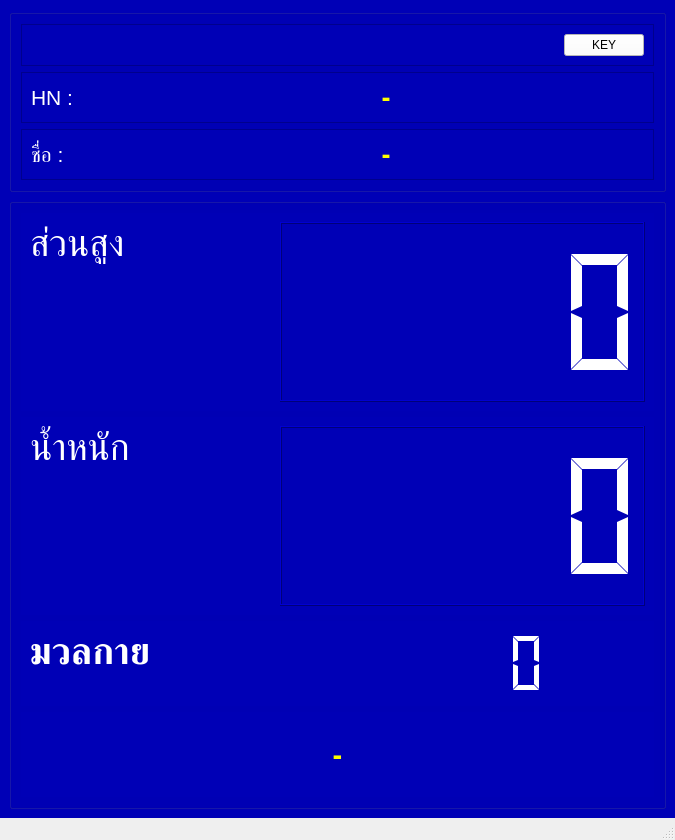
<?xml version="1.0" encoding="UTF-8"?>
<ui version="4.0">
 <class>MainWindow</class>
 <widget class="QMainWindow" name="MainWindow">
  <property name="geometry">
   <rect>
    <x>0</x>
    <y>0</y>
    <width>675</width>
    <height>840</height>
   </rect>
  </property>
  <property name="windowTitle">
   <string>BMI-II</string>
  </property>
  <widget class="QWidget" name="centralwidget">
   <property name="styleSheet">
    <string notr="true">background-color:rgb(0, 0, 182)</string>
   </property>
   <layout class="QGridLayout" name="gridLayout" rowstretch="15,85">
    <item row="0" column="0">
     <widget class="QGroupBox" name="groupBox">
      <property name="title">
       <string/>
      </property>
      <layout class="QVBoxLayout" name="verticalLayout" stretch="0,45,45">
       <item>
        <widget class="QFrame" name="frame_3">
         <property name="styleSheet">
          <string notr="true"/>
         </property>
         <property name="frameShape">
          <enum>QFrame::StyledPanel</enum>
         </property>
         <property name="frameShadow">
          <enum>QFrame::Raised</enum>
         </property>
         <layout class="QHBoxLayout" name="horizontalLayout_3">
          <item>
           <widget class="QLineEdit" name="txtId">
            <property name="font">
             <font>
              <pointsize>6</pointsize>
             </font>
            </property>
            <property name="styleSheet">
             <string notr="true">border:0;
color:white;
</string>
            </property>
           </widget>
          </item>
          <item>
           <widget class="QLineEdit" name="txtDummy">
            <property name="font">
             <font>
              <pointsize>6</pointsize>
             </font>
            </property>
            <property name="styleSheet">
             <string notr="true">border:0;
color:white;</string>
            </property>
           </widget>
          </item>
          <item>
           <widget class="QPushButton" name="btnKey">
            <property name="styleSheet">
             <string notr="true">background-color:white</string>
            </property>
            <property name="text">
             <string>KEY</string>
            </property>
           </widget>
          </item>
         </layout>
        </widget>
       </item>
       <item>
        <widget class="QFrame" name="frame">
         <property name="frameShape">
          <enum>QFrame::StyledPanel</enum>
         </property>
         <property name="frameShadow">
          <enum>QFrame::Raised</enum>
         </property>
         <layout class="QHBoxLayout" name="horizontalLayout" stretch="15,85">
          <item>
           <widget class="QLabel" name="label">
            <property name="font">
             <font>
              <pointsize>16</pointsize>
             </font>
            </property>
            <property name="styleSheet">
             <string notr="true">color:white</string>
            </property>
            <property name="text">
             <string>HN :</string>
            </property>
           </widget>
          </item>
          <item>
           <widget class="QLabel" name="lbHn">
            <property name="font">
             <font>
              <pointsize>20</pointsize>
              <weight>75</weight>
              <bold>true</bold>
             </font>
            </property>
            <property name="layoutDirection">
             <enum>Qt::LeftToRight</enum>
            </property>
            <property name="styleSheet">
             <string notr="true">color:yellow;</string>
            </property>
            <property name="text">
             <string>-</string>
            </property>
            <property name="alignment">
             <set>Qt::AlignCenter</set>
            </property>
           </widget>
          </item>
         </layout>
        </widget>
       </item>
       <item>
        <widget class="QFrame" name="frame_2">
         <property name="frameShape">
          <enum>QFrame::StyledPanel</enum>
         </property>
         <property name="frameShadow">
          <enum>QFrame::Raised</enum>
         </property>
         <layout class="QHBoxLayout" name="horizontalLayout_2" stretch="15,85">
          <item>
           <widget class="QLabel" name="label_2">
            <property name="font">
             <font>
              <pointsize>16</pointsize>
             </font>
            </property>
            <property name="styleSheet">
             <string notr="true">color:white
</string>
            </property>
            <property name="text">
             <string>ชื่อ :</string>
            </property>
           </widget>
          </item>
          <item>
           <widget class="QLabel" name="lbFullname">
            <property name="font">
             <font>
              <pointsize>20</pointsize>
              <weight>75</weight>
              <bold>true</bold>
             </font>
            </property>
            <property name="styleSheet">
             <string notr="true">color:yellow;</string>
            </property>
            <property name="midLineWidth">
             <number>0</number>
            </property>
            <property name="text">
             <string>-</string>
            </property>
            <property name="alignment">
             <set>Qt::AlignCenter</set>
            </property>
           </widget>
          </item>
         </layout>
        </widget>
       </item>
      </layout>
     </widget>
    </item>
    <item row="1" column="0">
     <widget class="QGroupBox" name="groupBox_2">
      <property name="title">
       <string/>
      </property>
      <layout class="QVBoxLayout" name="verticalLayout_2" stretch="35,35,15,15">
       <item>
        <widget class="QWidget" name="widget_3" native="true">
         <property name="font">
          <font>
           <pointsize>20</pointsize>
          </font>
         </property>
         <layout class="QHBoxLayout" name="horizontalLayout_4" stretch="40,60">
          <item alignment="Qt::AlignTop">
           <widget class="QLabel" name="label_3">
            <property name="font">
             <font>
              <pointsize>28</pointsize>
              <weight>50</weight>
              <bold>false</bold>
             </font>
            </property>
            <property name="styleSheet">
             <string notr="true">color:white</string>
            </property>
            <property name="text">
             <string>ส่วนสูง</string>
            </property>
           </widget>
          </item>
          <item>
           <widget class="QLCDNumber" name="lcdHeight">
            <property name="styleSheet">
             <string notr="true">color:white</string>
            </property>
            <property name="segmentStyle">
             <enum>QLCDNumber::Flat</enum>
            </property>
           </widget>
          </item>
         </layout>
        </widget>
       </item>
       <item>
        <widget class="QWidget" name="widget_4" native="true">
         <property name="font">
          <font>
           <pointsize>20</pointsize>
          </font>
         </property>
         <layout class="QHBoxLayout" name="horizontalLayout_5" stretch="40,60">
          <item alignment="Qt::AlignTop">
           <widget class="QLabel" name="label_4">
            <property name="font">
             <font>
              <pointsize>28</pointsize>
              <weight>50</weight>
              <bold>false</bold>
             </font>
            </property>
            <property name="styleSheet">
             <string notr="true">color:white</string>
            </property>
            <property name="text">
             <string>น้ำหนัก</string>
            </property>
           </widget>
          </item>
          <item>
           <widget class="QLCDNumber" name="lcdWeight">
            <property name="styleSheet">
             <string notr="true">color:white</string>
            </property>
            <property name="segmentStyle">
             <enum>QLCDNumber::Flat</enum>
            </property>
           </widget>
          </item>
         </layout>
        </widget>
       </item>
       <item>
        <widget class="QWidget" name="widget_5" native="true">
         <property name="font">
          <font>
           <pointsize>14</pointsize>
          </font>
         </property>
         <layout class="QHBoxLayout" name="horizontalLayout_6" stretch="40,60">
          <item alignment="Qt::AlignTop">
           <widget class="QLabel" name="label_5">
            <property name="font">
             <font>
              <pointsize>28</pointsize>
              <weight>75</weight>
              <bold>true</bold>
             </font>
            </property>
            <property name="styleSheet">
             <string notr="true">color:white</string>
            </property>
            <property name="text">
             <string>มวลกาย</string>
            </property>
           </widget>
          </item>
          <item>
           <widget class="QLCDNumber" name="lcdBmi">
            <property name="styleSheet">
             <string notr="true">color:white</string>
            </property>
            <property name="lineWidth">
             <number>0</number>
            </property>
            <property name="segmentStyle">
             <enum>QLCDNumber::Flat</enum>
            </property>
           </widget>
          </item>
         </layout>
        </widget>
       </item>
       <item>
        <widget class="QWidget" name="widget_6" native="true">
         <property name="font">
          <font>
           <pointsize>14</pointsize>
          </font>
         </property>
         <layout class="QHBoxLayout" name="horizontalLayout_7">
          <item>
           <widget class="QLabel" name="lbResult">
            <property name="font">
             <font>
              <pointsize>22</pointsize>
              <weight>75</weight>
              <bold>true</bold>
             </font>
            </property>
            <property name="styleSheet">
             <string notr="true">color:yellow;</string>
            </property>
            <property name="text">
             <string>-</string>
            </property>
            <property name="alignment">
             <set>Qt::AlignCenter</set>
            </property>
           </widget>
          </item>
         </layout>
        </widget>
       </item>
      </layout>
     </widget>
    </item>
   </layout>
  </widget>
  <widget class="QStatusBar" name="statusbar"/>
 </widget>
 <resources/>
 <connections/>
</ui>
